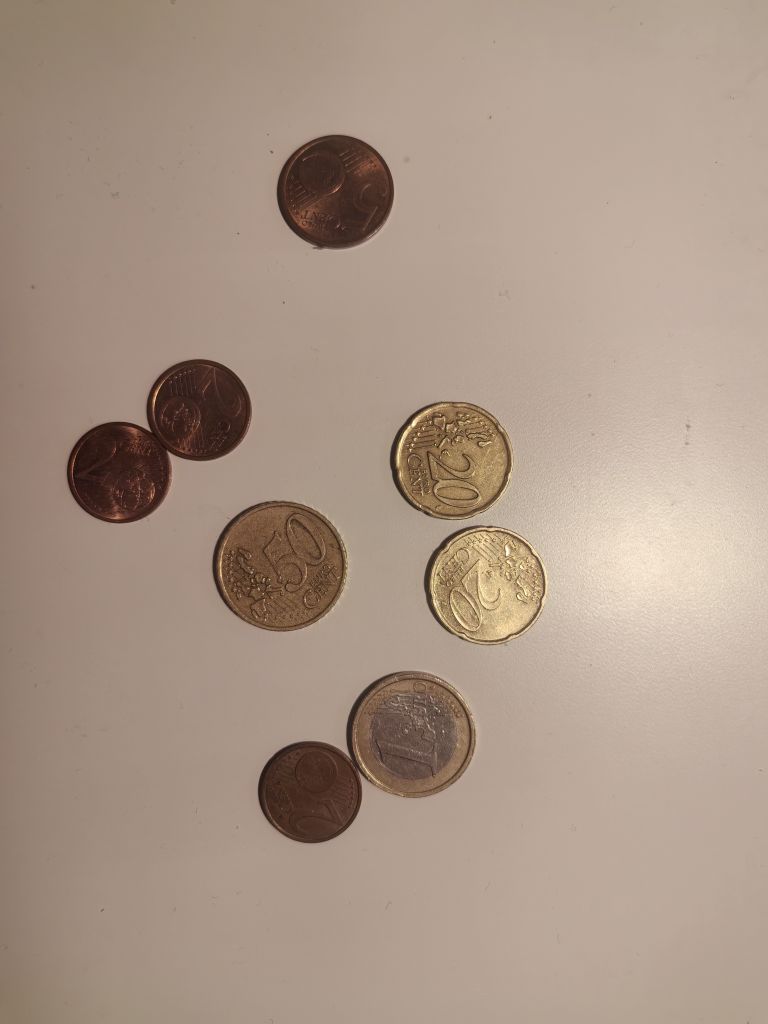
#> input picture test_grp5/18.jpg, 3072 x 4096 px (shown at 1/4 size)
$ python main.py
#> lines starting #> are read from the running program, lines starting #| are printed output that depends on the picture; after the words box and inside, x2 and y2 are one past the last pixel; in counts of white or black regions, pixels touching at a corner belong together
import os
import cv2
import numpy as np

# =========================================================
# Utils / 工具函数
# =========================================================
def imread_unicode(path):
#> called with path = 'scr/../test_grp5/18.jpg'
    data = np.fromfile(path, dtype=np.uint8)
    return cv2.imdecode(data, cv2.IMREAD_COLOR)
#> returned value is the input picture: shape (4096, 3072, 3); mean B, G, R 134.9, 149.9, 169.5

def show_fit(win, image, max_w=1200, max_h=800):
    """Resize for display / 自适应缩放显示"""
    h, w = image.shape[:2]
    scale = min(max_w / w, max_h / h, 1.0)
    disp = cv2.resize(image, (int(w * scale), int(h * scale)), interpolation=cv2.INTER_AREA)
    cv2.imshow(win, disp)
    return disp

# =========================================================
# Path / 路径
# =========================================================
BASE_DIR = os.path.dirname(os.path.abspath(__file__))
PATH = os.path.join(BASE_DIR, "..", "test_grp5", "18.jpg")  # 改这里

img = imread_unicode(PATH)
if img is None:
    raise FileNotFoundError(f"Cannot read image: {PATH}")

# =========================================================
# A) Color -> Gray (Point-level) / 彩色转灰度（点级处理）
# =========================================================
gray = cv2.cvtColor(img, cv2.COLOR_BGR2GRAY)

# =========================================================
# B) Noise reduction (Local filter) / 去噪（局部滤波）
# =========================================================
blur = cv2.GaussianBlur(gray, (7, 7), 0)

# =========================================================
# C) Contrast enhancement / 对比度增强（可选）
# =========================================================
clahe = cv2.createCLAHE(clipLimit=2.0, tileGridSize=(8, 8))
enhanced = clahe.apply(blur)

# =========================================================
# D) Segmentation
# =========================================================
# D1) Global Otsu
_, otsu_binary = cv2.threshold(enhanced, 0, 255, cv2.THRESH_BINARY_INV + cv2.THRESH_OTSU)
#> otsu_binary: shape (4096, 3072); 8.7% white; 722 white regions (506 under 20 px), largest, box (x1, y1, x2, y2) and area: (1031, 2685, 1902, 3373) 272309, (265, 1437, 1006, 2094) 263180, (1107, 540, 1576, 996) 165922

# D2) Locally Adaptive Thresholding
adaptive_binary = cv2.adaptiveThreshold(enhanced, 255,
                                        cv2.ADAPTIVE_THRESH_GAUSSIAN_C,
                                        cv2.THRESH_BINARY_INV, 11, 2)
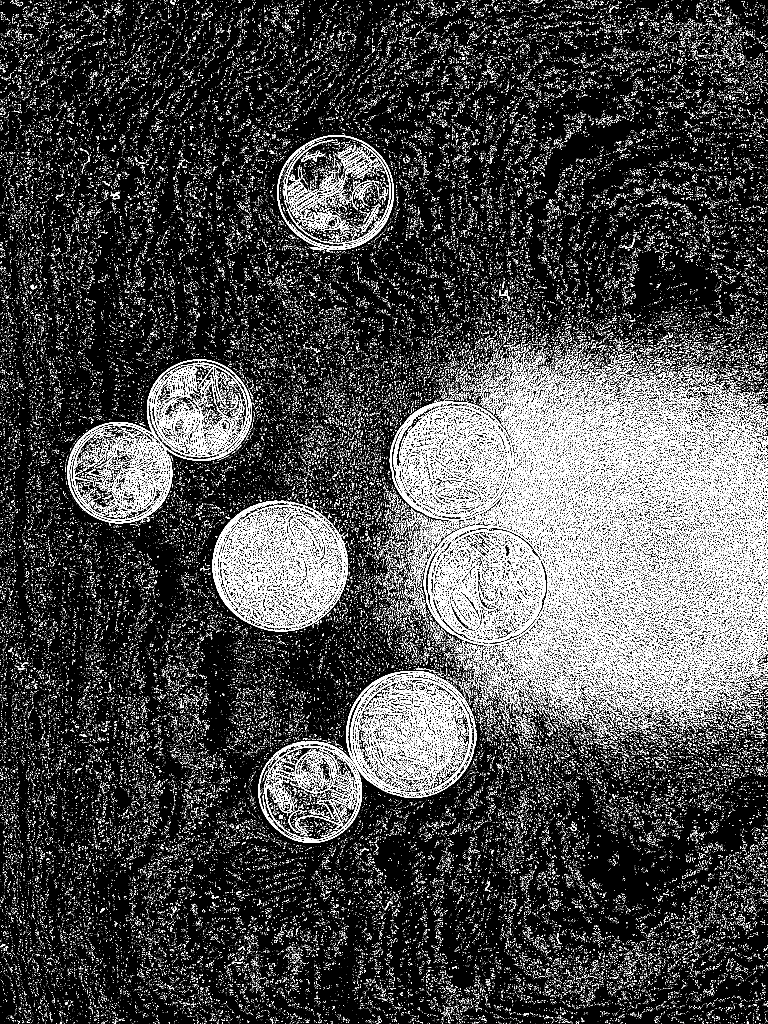
#> adaptive_binary: shape (4096, 3072) (shown at 1/4 size); 12.3% white; 118240 white regions (109357 under 20 px), largest, box (x1, y1, x2, y2) and area: (1559, 1604, 2055, 2081) 42962, (269, 1438, 1008, 2094) 29855, (885, 2019, 1383, 2513) 28219

# D3) MSER - Maximally Stable Extremal Regions
mser = cv2.MSER_create()
regions, _ = mser.detectRegions(gray)
#> regions = 1274 items
mser_mask = np.zeros_like(gray)
for pts in regions:
    cv2.fillPoly(mser_mask, [pts], 255)
#> mser_mask: shape (4096, 3072); 4.8% white; 71 white regions, largest, box (x1, y1, x2, y2) and area: (1559, 1606, 2051, 2081) 183369, (1695, 2101, 2182, 2581) 181968, (850, 2003, 1326, 2526) 164249
mser_binary = cv2.threshold(mser_mask, 0, 255, cv2.THRESH_BINARY_INV)[1]
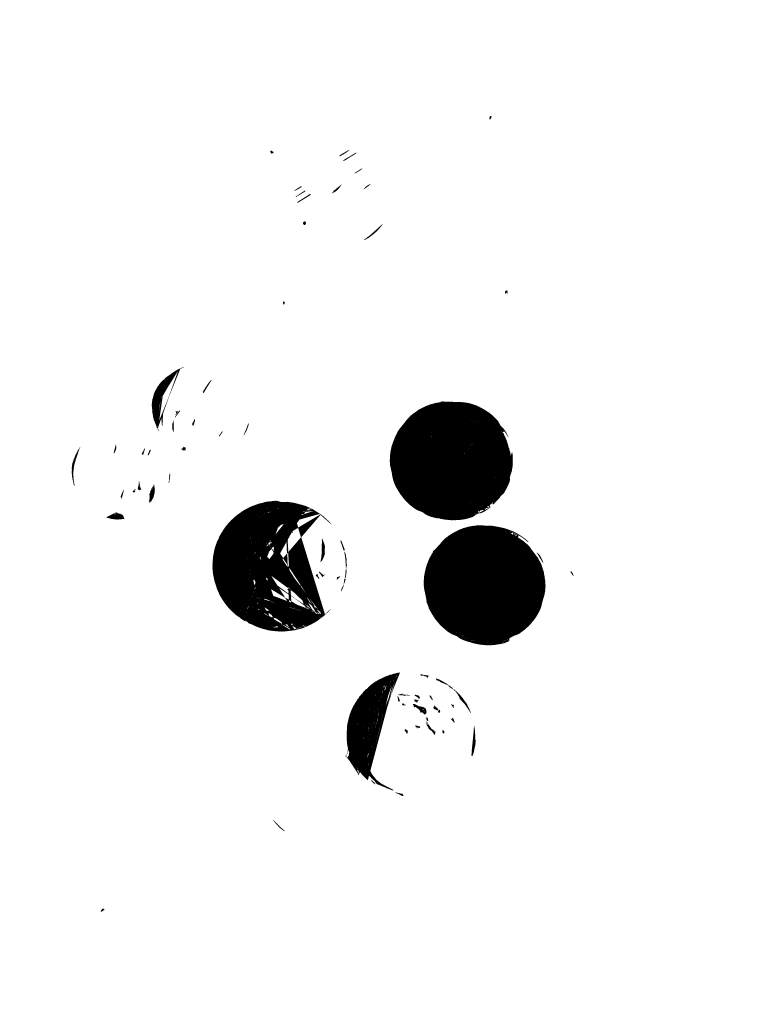
#> mser_binary: shape (4096, 3072) (shown at 1/4 size); 95.2% white; 71 black regions, largest, box (x1, y1, x2, y2) and area: (1559, 1606, 2051, 2081) 183369, (1695, 2101, 2182, 2581) 181968, (850, 2003, 1326, 2526) 164249

# D4) Color-based Segmentation (K-means in color)
pixels = img.reshape(-1, 3).astype(np.float32)
criteria = (cv2.TERM_CRITERIA_EPS + cv2.TERM_CRITERIA_MAX_ITER, 10, 1.0)
#> criteria = (3, 10, 1)
k = 2                                          #
_, labels, centers = cv2.kmeans(pixels, k, None, criteria, 10, cv2.KMEANS_RANDOM_CENTERS)
#> centers = [[138.6, 145.7, 164], [44.59, 58.63, 85.08]]
centers = np.uint8(centers)
#> centers = [[138, 145, 164], [44, 58, 85]]
segmented = centers[labels.flatten()]
color_segmented = segmented.reshape(img.shape)
color_gray = cv2.cvtColor(color_segmented, cv2.COLOR_BGR2GRAY)
#> color_gray: shape (4096, 3072); values 64 (black) and 150 (white), 91.7% white; 2510 black regions (2315 under 20 px), largest, box (x1, y1, x2, y2) and area: (1031, 2684, 1903, 3373) 285415, (265, 1437, 1007, 2094) 265782, (849, 2002, 1388, 2526) 202785
_, color_binary = cv2.threshold(color_gray, 0, 255, cv2.THRESH_BINARY_INV + cv2.THRESH_OTSU)

# === Choose binary mask dùng cho phần sau  ===
binary = otsu_binary
# =========================================================
# E) MORPHOLOGY - All suitable methods from the slide
# =========================================================
# Structuring elements
k_open  = cv2.getStructuringElement(cv2.MORPH_ELLIPSE, (5, 5))   # for noise removal
#> k_open = [[0, 0, 1, 0, 0], [1, 1, 1, 1, 1], [1, 1, 1, 1, 1], [1, 1, 1, 1, 1], [0, 0, 1, 0, 0]]
k_close = cv2.getStructuringElement(cv2.MORPH_ELLIPSE, (9, 9))   # for filling small holes
k_sep   = cv2.getStructuringElement(cv2.MORPH_ELLIPSE, (7, 7))   # for separating touching coins
k_large = cv2.getStructuringElement(cv2.MORPH_ELLIPSE, (35, 35)) # for background estimation
#> k_large: shape (35, 35); values 0 (black) and 1 (white), 76.8% white; 4 black regions, box (x1, y1, x2, y2) and area: (0, 0, 17, 13) 71, (18, 0, 35, 13) 71, (0, 22, 17, 35) 71, (18, 22, 35, 35) 71

# E1) Binary Dilation (expands foreground)
dilated = cv2.dilate(binary, k_sep, iterations=1)
#> dilated: shape (4096, 3072); 10.5% white; 137 white regions, largest, box (x1, y1, x2, y2) and area: (1028, 2682, 1905, 3376) 316531, (262, 1434, 1009, 2097) 274013, (846, 2000, 1391, 2529) 213351

# E2) Binary Erosion (shrinks foreground - good for separating coins)
eroded = cv2.erode(binary, k_sep, iterations=1)
#> eroded: shape (4096, 3072); 6.7% white; 545 white regions (382 under 20 px), largest, box (x1, y1, x2, y2) and area: (268, 1440, 1003, 2091) 247610, (1110, 543, 1572, 993) 158151, (1034, 2688, 1888, 3370) 145597

# E3) Opening = Erosion → Dilation (removes small white noise)
opened = cv2.morphologyEx(binary, cv2.MORPH_OPEN, k_open, iterations=1)
#> opened: shape (4096, 3072); 8.5% white; 309 white regions (52 under 20 px), largest, box (x1, y1, x2, y2) and area: (1031, 2685, 1896, 3373) 266250, (265, 1437, 1006, 2094) 262944, (1107, 540, 1575, 996) 165734

# E4) Closing = Dilation → Erosion (fills small black holes inside coins)
closed = cv2.morphologyEx(binary, cv2.MORPH_CLOSE, k_close, iterations=2)
#> closed: shape (4096, 3072); 10.3% white; 87 white regions (45 under 20 px), largest, box (x1, y1, x2, y2) and area: (1031, 2685, 1902, 3373) 313360, (265, 1437, 1006, 2094) 267582, (849, 2003, 1388, 2526) 216077

# E5) Gray-level Closing (slide 48-49) - estimates background, corrects uneven lighting
gray_closed = cv2.morphologyEx(enhanced, cv2.MORPH_CLOSE, k_large)

# E6) Cascading Erosion + Dilation (slide 40-41) - equivalent to larger kernel, useful for separating coins
cascade = cv2.erode(binary, k_sep, iterations=2)      # strong erosion to separate
#> cascade: shape (4096, 3072); 5.4% white; 373 white regions (216 under 20 px), largest, box (x1, y1, x2, y2) and area: (272, 1443, 1000, 2088) 229604, (1113, 546, 1569, 990) 149389, (1037, 2691, 1642, 3367) 131108
cascade = cv2.dilate(cascade, k_sep, iterations=2)    # restore size
#> cascade: shape (4096, 3072); 7.5% white; 127 white regions, largest, box (x1, y1, x2, y2) and area: (266, 1437, 1006, 2094) 262047, (1107, 540, 1575, 996) 165288, (1031, 2685, 1843, 3373) 150492

# E7) Median Filter (rank filter, very good for salt-and-pepper noise)
median = cv2.medianBlur(closed, 5)
#> median: shape (4096, 3072); 10.3% white; 55 white regions (18 under 20 px), largest, box (x1, y1, x2, y2) and area: (1031, 2685, 1902, 3373) 313290, (265, 1437, 1006, 2094) 267585, (849, 2003, 1387, 2526) 216087

# E8) Majority Filter (binary rank filter - cleans binary noise)
footprint = np.ones((5, 5), np.uint8)
majority = (cv2.erode(binary, footprint, iterations=1) == 255).astype(np.uint8) * 255
#> majority: shape (4096, 3072); 7% white; 570 white regions (400 under 20 px), largest, box (x1, y1, x2, y2) and area: (268, 1439, 1004, 2092) 250378, (1109, 542, 1573, 994) 159352, (1033, 2688, 1894, 3371) 147881

# =========================================================
# Choose final mask here (only change this line)
mask = median
# ===== 强力填洞 =====
h, w = mask.shape
flood = mask.copy()
ff = np.zeros((h+2, w+2), np.uint8)

cv2.floodFill(flood, ff, (0, 0), 255)   # 填背景
#> flood: shape (4096, 3072); 98.9% white; 46 black regions, largest, box (x1, y1, x2, y2) and area: (1860, 2126, 2145, 2561) 57503, (1811, 1765, 2014, 1951) 14297, (1717, 2867, 1872, 3153) 12945
holes = cv2.bitwise_not(flood)
mask = cv2.bitwise_or(mask, holes)
#> mask: shape (4096, 3072); 11.4% white; 43 white regions (12 under 20 px), largest, box (x1, y1, x2, y2) and area: (1031, 2685, 1902, 3373) 332938, (265, 1437, 1006, 2094) 268045, (849, 2003, 1387, 2526) 219173


# =========================================================
# F) Morphological edge (Gradient) / 形态学边缘（梯度）
# =========================================================
k_edge = cv2.getStructuringElement(cv2.MORPH_ELLIPSE, (5, 5))
#> k_edge has the same summary as k_open
edge = cv2.morphologyEx(mask, cv2.MORPH_GRADIENT, k_edge)
#> edge: shape (4096, 3072); 0.49% white; 43 white regions, largest, box (x1, y1, x2, y2) and area: (1029, 2683, 1904, 3375) 12386, (263, 1435, 1008, 2096) 9676, (0, 2405, 135, 4096) 8403

# =========================================================
# G) Contour extraction from mask (recommended) / 从 mask 提取轮廓（推荐）
# =========================================================
# Note: better to find contours on mask (filled objects), not on edge
# 注意：轮廓提取更推荐用 mask（实心区域），edge 只是展示边缘


####新增
# =========================================================
# Watershed separation (split touching coins)
# =========================================================

# noise removal
kernel = np.ones((3,3), np.uint8)
opening = cv2.morphologyEx(mask, cv2.MORPH_OPEN, kernel, iterations=2)
#> opening: shape (4096, 3072); 11.4% white; 26 white regions, largest, box (x1, y1, x2, y2) and area: (1031, 2686, 1902, 3373) 332835, (266, 1437, 1006, 2094) 268035, (849, 2003, 1385, 2526) 219147

# sure background
sure_bg = cv2.dilate(opening, kernel, iterations=3)
#> sure_bg: shape (4096, 3072); 11.8% white; 25 white regions, largest, box (x1, y1, x2, y2) and area: (1028, 2683, 1905, 3376) 344151, (263, 1434, 1009, 2097) 276963, (846, 2000, 1388, 2529) 225665

# distance transform
dist = cv2.distanceTransform(opening, cv2.DIST_L2, 5)

# sure foreground (coins centers)
_, sure_fg = cv2.threshold(dist, 0.30*dist.max(), 255, 0)  # 0.35 -> 0.30
#> sure_fg: shape (4096, 3072) float32; 4.8% white; 9 white regions, largest, box (x1, y1, x2, y2) and area: (926, 2080, 1304, 2449) 108909, (1462, 2763, 1825, 3114) 91010, (1771, 2177, 2105, 2505) 85077
sure_fg = np.uint8(sure_fg)

# make seeds thinner to split touching coins
sure_fg = cv2.erode(sure_fg, kernel, iterations=1)
#> sure_fg: shape (4096, 3072); 4.7% white; 9 white regions, largest, box (x1, y1, x2, y2) and area: (927, 2081, 1303, 2448) 107408, (1463, 2764, 1823, 3113) 89585, (1772, 2178, 2104, 2504) 83751


# unknown region
unknown = cv2.subtract(sure_bg, sure_fg)
#> unknown: shape (4096, 3072); 7.1% white; 25 white regions, largest, box (x1, y1, x2, y2) and area: (1028, 2683, 1905, 3376) 202939, (263, 1434, 1009, 2097) 172684, (846, 2000, 1388, 2529) 118257

# （强烈建议先看一下 watershed 的种子长什么样）
show_fit("WS-sure_fg", sure_fg)
show_fit("WS-unknown", unknown)

# markers
num_labels, markers = cv2.connectedComponents(sure_fg)
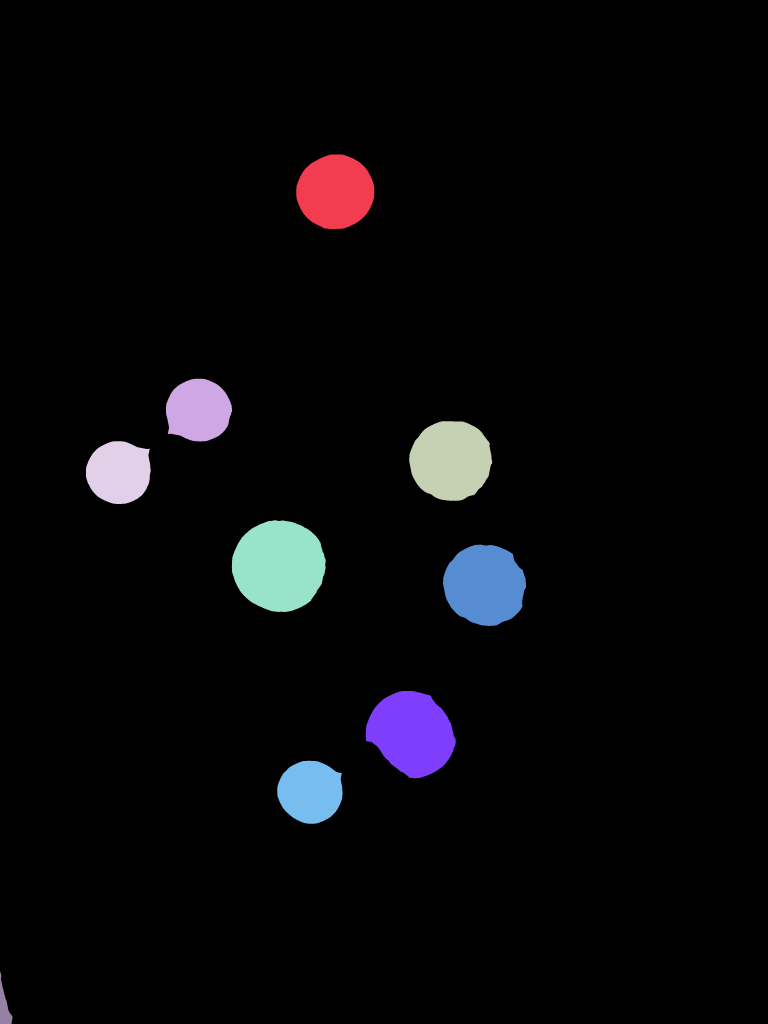
#> markers: shape (4096, 3072) int32 (shown at 1/4 size); 10 distinct labels, from 0 to 9; one colour per label, 0 black
#> num_labels = 10
markers = markers + 1
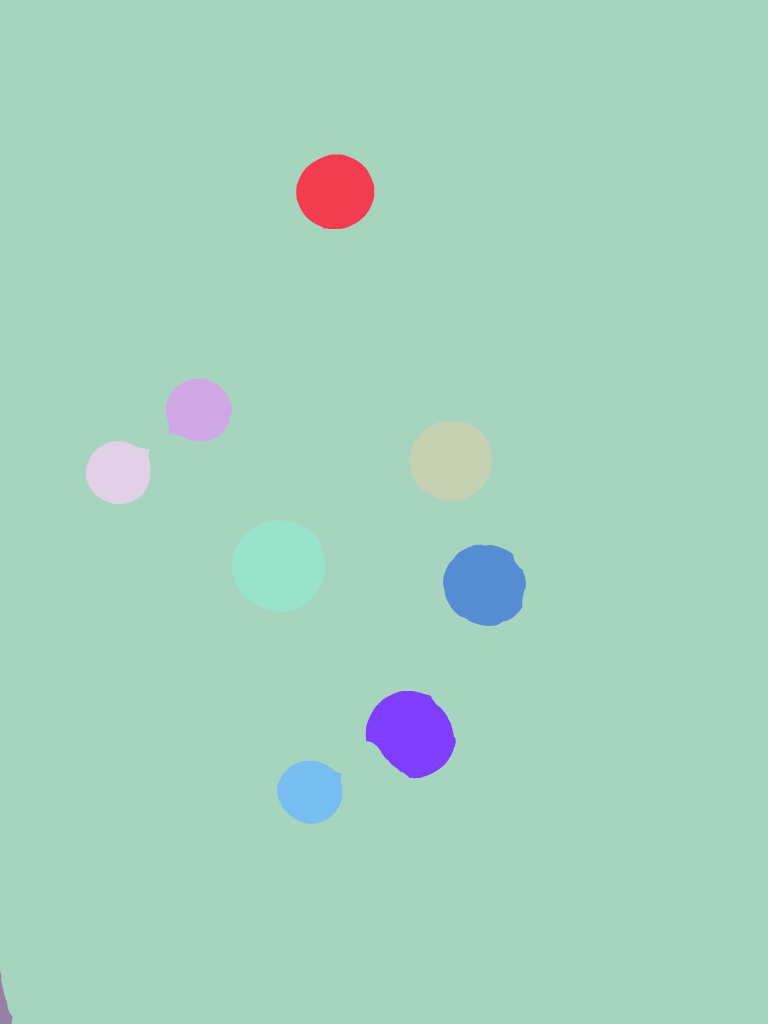
#> markers: shape (4096, 3072) int32 (shown at 1/4 size); 10 distinct labels, from 1 to 10; one colour per label, 0 black
markers[unknown == 255] = 0
#> markers: shape (4096, 3072) int32; 11 distinct labels, from 0 to 10

markers = cv2.watershed(img, markers)
#> markers: shape (4096, 3072) int32; 11 distinct labels, from -1 to 10
#> (the rest of the program and of its run is left out)
